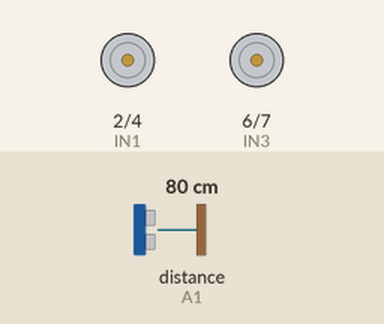
Bench run of a sketch on a simulated Arduino Uno, built with avr-gcc and run on an emulated ATmega328P. On the bench: motor-driver pin pairs drawn as motors (green arrow = first pin HIGH = forward, orange = second pin HIGH = backward, longer = more drive, scaled by the enable pin). Wiring (inferred from the names in the program): ultrasonic range finder: trigger A0; echo A1. The inputs (shaded band) are chosen by the test bench; at power-on: distance to the obstacle (sensor on A1) 80 cm. The echo pulse lasts 58.3 µs per cm.

Above: at 1.2 s.
1.3 s: distance to the obstacle (sensor on A1) set to 17 cm
3.5 s: distance to the obstacle (sensor on A1) set to 14 cm
At 4.9 s:
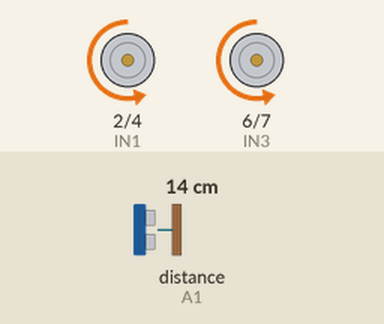
6.5 s: distance to the obstacle (sensor on A1) set to 2 cm
At 7.4 s:
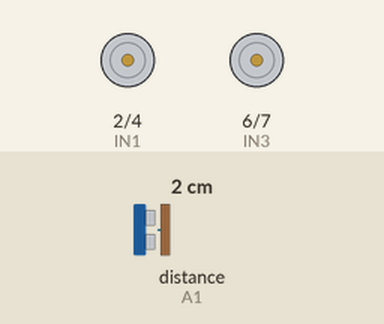
8.0 s: distance to the obstacle (sensor on A1) set to 6 cm
At 10.3 s:
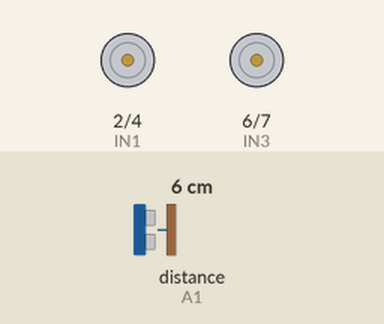
Timing chart, 0 to 12.0 s (numbered marks = the images above; inputs shaded):
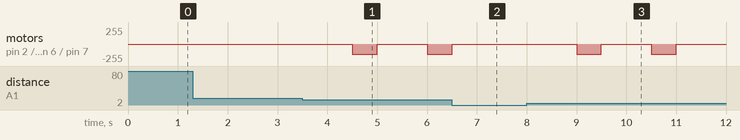

The sketch:

controlevoitureeviteobstacleetvoix.ino
```cpp
#include <SoftwareSerial.h>
SoftwareSerial Mavoie = SoftwareSerial(9,8);

int ENA=3;
int IN1=2;
int IN2=4;
int ENB=5;
int IN3=6;
int IN4=7;
int dist;

int capteur1= A0;
int capteur2= A1;

long temps,distance;
String messagerecu;
char A;
void setup()
{
   Mavoie.begin(9600);
 pinMode(9,INPUT);
 pinMode(8,OUTPUT);
pinMode(ENA,OUTPUT);
pinMode(IN1,OUTPUT);
pinMode(IN2,OUTPUT);
pinMode(ENB,OUTPUT);
pinMode(IN3,OUTPUT);
pinMode(IN4,OUTPUT);
pinMode(capteur1,OUTPUT);
pinMode(capteur2,INPUT);
}
void avancer()
{
 digitalWrite(IN1,HIGH);//avancer
digitalWrite(IN2,LOW);
digitalWrite(IN3,HIGH);
digitalWrite(IN4,LOW);
analogWrite(ENA,150);
analogWrite(ENB,150);
}
void reculer()
{
  digitalWrite(IN1,LOW);//reculer
digitalWrite(IN2,HIGH);
digitalWrite(IN3,LOW);
digitalWrite(IN4,HIGH);
analogWrite(ENA,150);
analogWrite(ENB,150);
}
void gauche()
{
 digitalWrite(IN1,HIGH);//tourner gauche
digitalWrite(IN2,LOW);
digitalWrite(IN3,HIGH);
digitalWrite(IN4,LOW);
analogWrite(ENA,150);
analogWrite(ENB,100);
}
void droite()
{
  digitalWrite(IN1,HIGH);//tourner droit
digitalWrite(IN2,LOW);
digitalWrite(IN3,HIGH);
digitalWrite(IN4,LOW);
analogWrite(ENA,100);
analogWrite(ENB,150);
}
void arret()
{
  digitalWrite(IN1,LOW);//stop
digitalWrite(IN2,LOW);
digitalWrite(IN3,LOW);
digitalWrite(IN4,LOW);
analogWrite(ENA,0);
analogWrite(ENB,0);
}
int DISTANCE()
{
  digitalWrite(capteur1,LOW);
  delayMicroseconds(2);
  digitalWrite(capteur1,HIGH);
  delayMicroseconds(2);
  digitalWrite(capteur1,LOW);
  temps=pulseIn(capteur2,HIGH);
  distance= temps/58.2;
  return distance;
}

void controle(int dist)
{
  if(dist>=15 && dist<300)
  {
    while(Mavoie.available()>0)
    {
    A = Mavoie.read();
    delay(50);
    messagerecu+=A;
    }
    if (messagerecu.length()>0)
   {
    Mavoie.println(messagerecu);
    if(messagerecu == "avance")
    {
      avancer();
    }
    else if(messagerecu == "recule")
   {
    reculer();
   }
   else if(messagerecu == "gauche")
   {
   gauche();
   }
   else if(messagerecu == "droite")
    {
      droite();
    }
  else if(messagerecu == "interrompre")
   {
  arret();
   }
  }
messagerecu="";
  }
 if(dist < 15 && dist>3)
 {
   arret();
   delay(1000);
   reculer();
   delay(500);
   arret();
 }
}

void loop ()
{
dist = DISTANCE();
controle(dist);
}
```

Measured:
- the behaviour switches between 16 and 15 cm on distance to the obstacle (sensor on A1) (found by bisection; images 0 and 1)
- the behaviour switches between 4 and 5 cm on distance to the obstacle (sensor on A1) (found by bisection; images 2 and 3)
- after the input at 1.3 s, every drawn part: stays the same
- after the input at 3.5 s, motor on pin 2 (IN1) / pin 4 (IN2), motor on pin 6 (IN3) / pin 7 (IN4): stopped → backward 150/255 after 1.0 s, → stopped 0.50 s later, → backward 150/255 1.0 s later
- after the input at 6.5 s, motor on pin 2 (IN1) / pin 4 (IN2), motor on pin 6 (IN3) / pin 7 (IN4): goes on until 6.5 s, then stays stopped
- after the input at 8.0 s, motor on pin 2 (IN1) / pin 4 (IN2), motor on pin 6 (IN3) / pin 7 (IN4): alternates backward 150/255 for 0.50 s and stopped for 1.0 s, starting after 1.0 s
